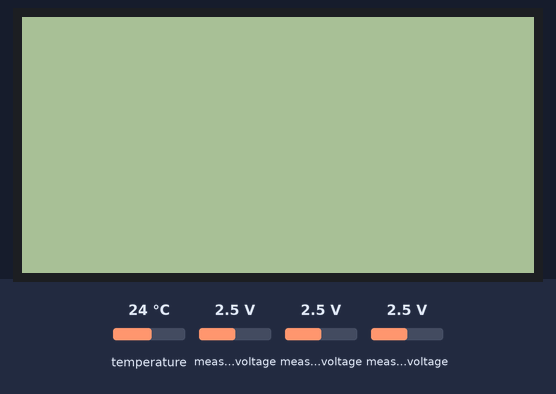
This sketch was run on a simulated ESP32. Shown: 128×64 one-colour display. The inputs (shaded band) are chosen by the test bench; at power-on: temperature 24 °C, measured voltage 2.5 V. What the sketch prints to the serial monitor is not drawn.

Above: at 1.6 s.
1.7 s: temperature set to 12 °C
At 6.1 s:
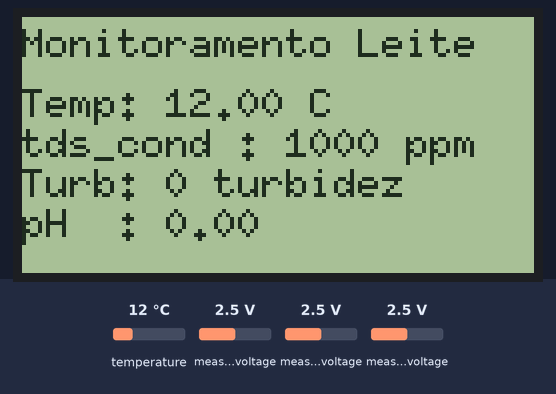
10.2 s: measured voltage (sensor 201) set to 0.1 V
At 13.7 s:
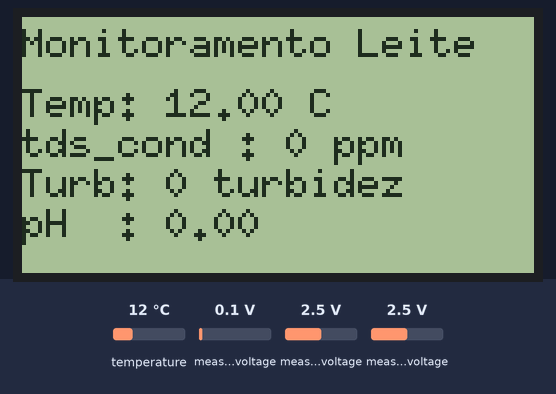
17.2 s: measured voltage (sensor 202) set to 0.1 V
At 20.1 s:
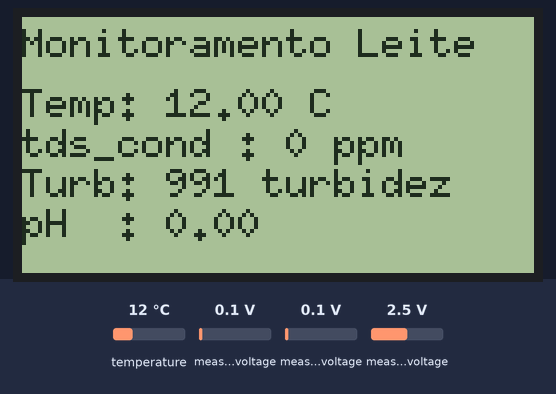
23.8 s: measured voltage (sensor 203) set to 0.1 V
At 26.6 s:
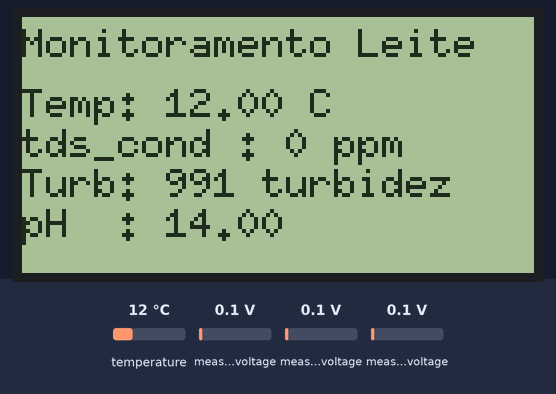
30.5 s: temperature set to 19 °C
37.2 s: measured voltage (sensor 201) set to 1.2 V
At 39.4 s:
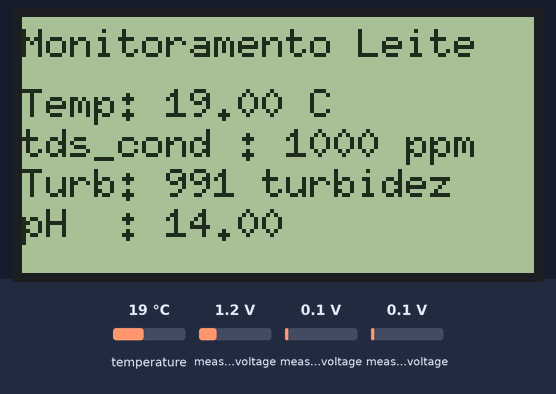
Timing chart, 0 to 40.9 s (numbered marks = the images above; inputs shaded):
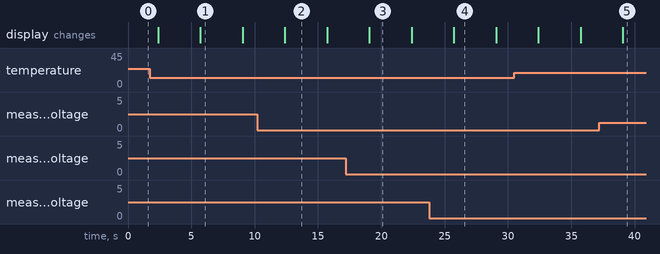

Measured:
- after the input at 10.2 s, the display: changes after 2.2 s (image 2)
- after the input at 17.2 s, the display: changes after 1.9 s (image 3)
- after the input at 23.8 s, the display: changes after 1.9 s (image 4)
- after the input at 37.2 s, the display: changes after 1.9 s (image 5)
- what the display in image 1 shows lasts 3.4 s, from 5.7 s to 9.1 s

The sketch:

parteBaixo2026.ino
```cpp
//////////USAR ESSE

#include <Wire.h>
#include <Adafruit_ADS1X15.h>
#include <OneWire.h>
#include <DallasTemperature.h>
#include <U8g2lib.h>

// ================= ADS1115 =================
Adafruit_ADS1115 ads;
const float MV_POR_BIT = 0.1875;
const float FATOR_DIVISOR = 3.0;

// Canais ADS
#define CH_TDS 1  // A1
#define CH_TURB 2 // A2
#define CH_PH 3   // A3

const int AMOSTRAS = 50;

// ================= TDS / CONDUTIVIDADE =================
const float FATOR_CAL_TDS = 1.08; // calibrado
const float V_MIN_VALIDO = 0.40;  // ignora fora da água
float temperaturaC = 25.0;        // referência

// ================= TURBIDEZ =================
const float V_CLEAR = 3.74;
const float V_TURVA = 0.268;
const float NTU_TURVA = 1000.0;

// ================= pH =================
float V_PH7 = 2.50; // AJUSTAR quando usar solução pH 7
float PH_GAIN = 3.5;

// ================= DS18B20 =================
#define PINO_TEMP 27
OneWire oneWire(PINO_TEMP);
DallasTemperature sensors(&oneWire);

// ================= LCD =================
U8G2_ST7920_128X64_F_SW_SPI u8g2(
    U8G2_R0,
    18, // CLK
    4,  // MOSI
    5,  // CS
    26  // RST
);

// ===== LCD páginas =====
int pagina = 0;
unsigned long ultimaTroca = 0;
const unsigned long intervaloTroca = 2500;

// ================= UART =================
#define RX2 16
#define TX2 17
String recebido = "";

// ===== Dados recebidos do ESP1 =====
float rx_metano = 0;
float rx_amonia = 0;
float rx_co2 = 0;
float rx_nivel = 0;

// =====================================================
// FUNÇÃO: extrai campo do pacote
// =====================================================
bool getCampo(String s, String chave, float &dest)
{
  int i = s.indexOf(chave);
  if (i < 0)
    return false;
  i += chave.length();
  int f = s.indexOf(';', i);
  if (f < 0)
    f = s.length();
  dest = s.substring(i, f).toFloat();
  return true;
}

// =====================================================
// LCD
// =====================================================
void draw(float temperatura, float tds_cond, float turbidez, float ph)
{
  u8g2.clearBuffer();
  u8g2.setFont(u8g2_font_6x10_tr);
  u8g2.drawStr(0, 10, "Monitoramento Leite");

  if (pagina == 0)
  {
    u8g2.setCursor(0, 25);
    u8g2.printf("Temp: %.2f C", temperatura);
    u8g2.setCursor(0, 35);
    u8g2.printf("tds_cond : %.0f ppm", tds_cond);
    u8g2.setCursor(0, 45);
    u8g2.printf("Turb: %.0f turbidez", turbidez);
    u8g2.setCursor(0, 55);
    u8g2.printf("pH  : %.2f", ph);
  }
  else
  {
    u8g2.drawStr(0, 20, "Valores ESP1");
    u8g2.setCursor(0, 30);
    u8g2.printf("metano: %.0f%%", rx_metano);
    u8g2.setCursor(0, 40);
    u8g2.printf("amonia: %.0f%%", rx_amonia);
    u8g2.setCursor(0, 50);
    u8g2.printf("co2: %.0f", rx_co2);
    u8g2.setCursor(0, 60);
    u8g2.printf("nivel: %.1f L", rx_nivel);
  }

  u8g2.sendBuffer();

  if (millis() - ultimaTroca > intervaloTroca)
  {
    pagina = (pagina + 1) % 2;
    ultimaTroca = millis();
  }
}

// =====================================================
float lerVoltsReaisADS(int canal)
{
  long soma = 0;
  for (int i = 0; i < AMOSTRAS; i++)
  {
    soma += ads.readADC_SingleEnded(canal);
    delay(2);
  }
  float adc_medio = soma / (float)AMOSTRAS;
  float v_ads = (adc_medio * MV_POR_BIT) / 1000.0;
  return v_ads * FATOR_DIVISOR;
}

// ================= TDS =================
float calcularTDS(float v)
{
  if (v < V_MIN_VALIDO)
    return 0;
  float coef = 1.0 + 0.02 * (temperaturaC - 25.0);
  float v_comp = v / coef;
  float tds = 133.42 * pow(v_comp, 3) - 255.86 * pow(v_comp, 2) + 857.39 * v_comp;
  tds *= FATOR_CAL_TDS;
  if (tds < 0)
    tds = 0;
  if (tds > 1000)
    tds = 1000;
  return tds;
}

// ================= TURBIDEZ =================
float calcularTurbidez(float v)
{
  if (v >= V_CLEAR)
    return 0;
  if (v <= V_TURVA)
    return NTU_TURVA;
  return (V_CLEAR - v) * (NTU_TURVA / (V_CLEAR - V_TURVA));
}

// ================= pH =================
float calcularPH(float v)
{
  float ph = 7.0 + ((V_PH7 - v) * PH_GAIN);
  if (ph < 0)
    ph = 0;
  if (ph > 14)
    ph = 14;
  return ph;
}

// ================= SETUP =================
void setup()
{
  Serial.begin(115200);
  Serial2.begin(115200, SERIAL_8N1, RX2, TX2);
  while (Serial2.available())
    Serial2.read();

  Wire.begin(21, 22);

  if (!ads.begin())
  {
    Serial.println("ERRO: ADS1115 nao encontrado!");
    while (1)
      delay(100);
  }
  ads.setGain(GAIN_TWOTHIRDS);

  sensors.begin();

  u8g2.begin();

  Serial.println("Sistema de Sensores Iniciado");
}

// ================= LOOP =================
void loop()
{
  // Temperatura
  sensors.requestTemperatures();
  float temp = sensors.getTempCByIndex(0);
  if (temp != DEVICE_DISCONNECTED_C)
  {
    temperaturaC = temp;
  }

  // Leituras ADS
  float v_tds = lerVoltsReaisADS(CH_TDS);
  float v_turb = lerVoltsReaisADS(CH_TURB);
  float v_ph = lerVoltsReaisADS(CH_PH);

  // Conversões
  float tds = calcularTDS(v_tds);
  float turb = calcularTurbidez(v_turb);
  float ph = calcularPH(v_ph);

  // ===== UART ESP1 ⇄ ESP2 =====
  while (Serial2.available())
  {
    recebido = Serial2.readStringUntil('\n');
    recebido.trim();

    if (recebido.length() == 0)
      continue;

    Serial.print("[ESP2] RX ESP1 -> ");
    Serial.println(recebido);

    if (recebido.indexOf("metano:") >= 0)
    {
      getCampo(recebido, "metano:", rx_metano);
      getCampo(recebido, "amonia:", rx_amonia);
      getCampo(recebido, "co2:", rx_co2);
      getCampo(recebido, "nivel:", rx_nivel);
    }
    else if (recebido == "REQ")
    {
      String pacoteESP2 =
          "temp:" + String(temperaturaC, 2) + ";" +
          "tds_cond:" + String(tds, 0) + ";" +
          "turbidez:" + String(turb, 0) + ";" +
          "ph:" + String(ph, 2);

      Serial.print("[ESP2] TX ESP2 -> ");
      Serial.println(pacoteESP2);
      Serial2.println(pacoteESP2);
    }
  }

  // ===== PRINT SIMPLES =====
  Serial.print("Temp: ");
  Serial.print(temperaturaC, 2);
  Serial.print(" C | TDS: ");
  Serial.print(tds, 0);
  Serial.print(" ppm | Turb: ");
  Serial.print(turb, 0);
  Serial.print(" NTU | pH: ");
  Serial.println(ph, 2);

  draw(temperaturaC, tds, turb, ph);

  delay(1000);
}
```
